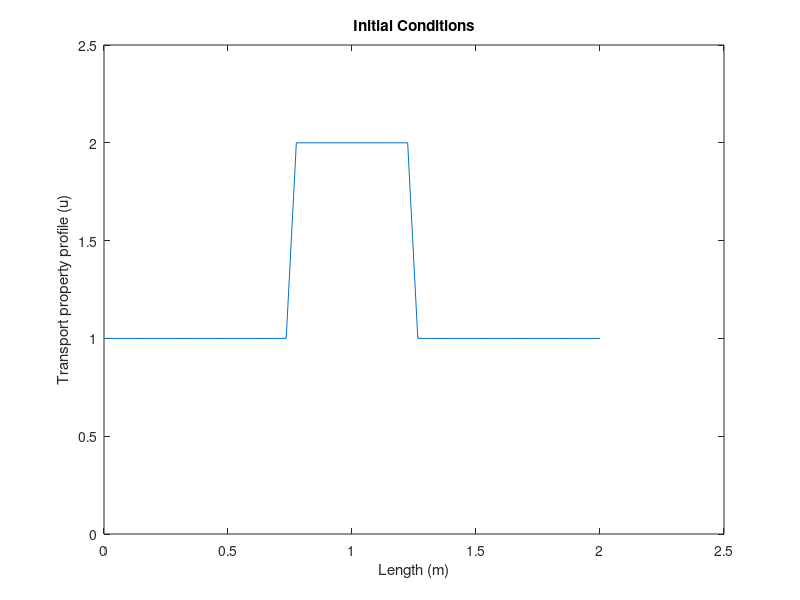
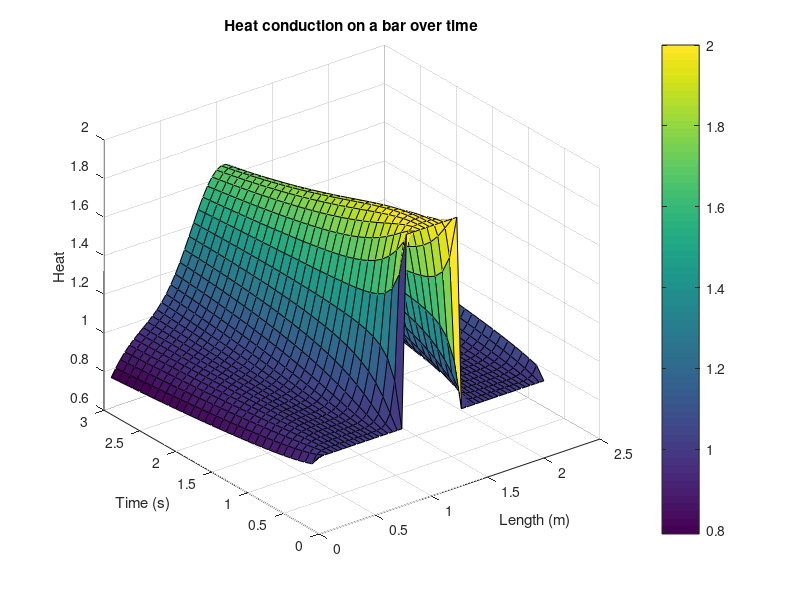
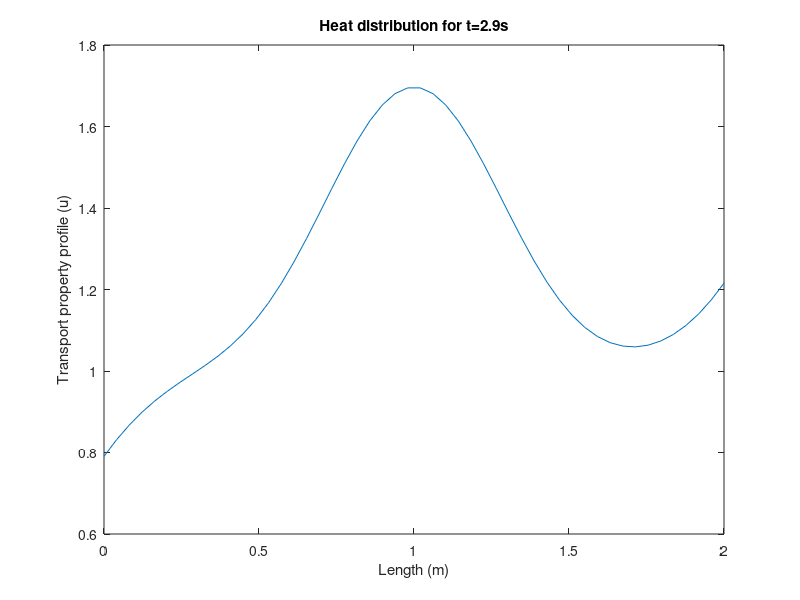

These figures' MATLAB source, in order:
%close all;
%clear all;

nx=50; %arithmos xwrikwn vhmatwn
nt=30; %arithmos xronikwn vhmatwn
dx=2/(nx-1); %eyros xwrikwn vhmatwn
dt=0.1; %eyros xronikwn vhmatwn
D=0.01; %syntelesths diaxyshs
r=D*dt/(dx^2);
UL=1;
UR=1;
T=zeros(30,50)

for t=2:30
    for i=2:50
        
       T(1,i)= T(1,i-1)+ dx;

        T(t,1)=T(t-1,1)+ dt;
       
    end
end
xx=T(1,:)
tt=T(:,1)
      for i= 1:50
          if T(1,i)>=0.75 && T(1,i)<=1.25
             T(1,i)=2;
            else 
                T(1,i)=1;
          end
      end
      

 figure(1)
 plot(xx,T(1,:))
title('Initial Conditions')
xlabel('Length (m)')
ylabel('Transport property profile (u)')
ylim([0 2.5])

A(1:48)=1+2*r
M1=diag(A)
AU(1:47)= -r
M2=diag(AU,1)
M3=diag(AU,-1)
M=M1+M2+M3
M(1,1)=1+r
M(48,48)=1+r
B=zeros(1,48)

for j=1:29

    B(1,1:48)= T(j,2:49) ;

B(1)= B(1) - (-r)*dx*(-UL);
B(end)=B(end) - (-r)*dx*UR;


AF=M\B'

T(j+1,2:49)=AF;
T(j+1,1)=AF(1,1)+dx*(-UL);
T(j+1,50)=AF(end)+ dx*UR;


end
figure(2)
surf(xx,tt,T)
colorbar
xlabel('Length (m)')
ylabel('Time (s)')
zlabel('Heat')
title('Heat conduction on a bar over time')

figure(4)
plot (xx,T(30,:))
xlabel('Length (m)')
ylabel('Transport property profile (u)')
xlim([0 2])
title('Heat distribution for t=2.9s')